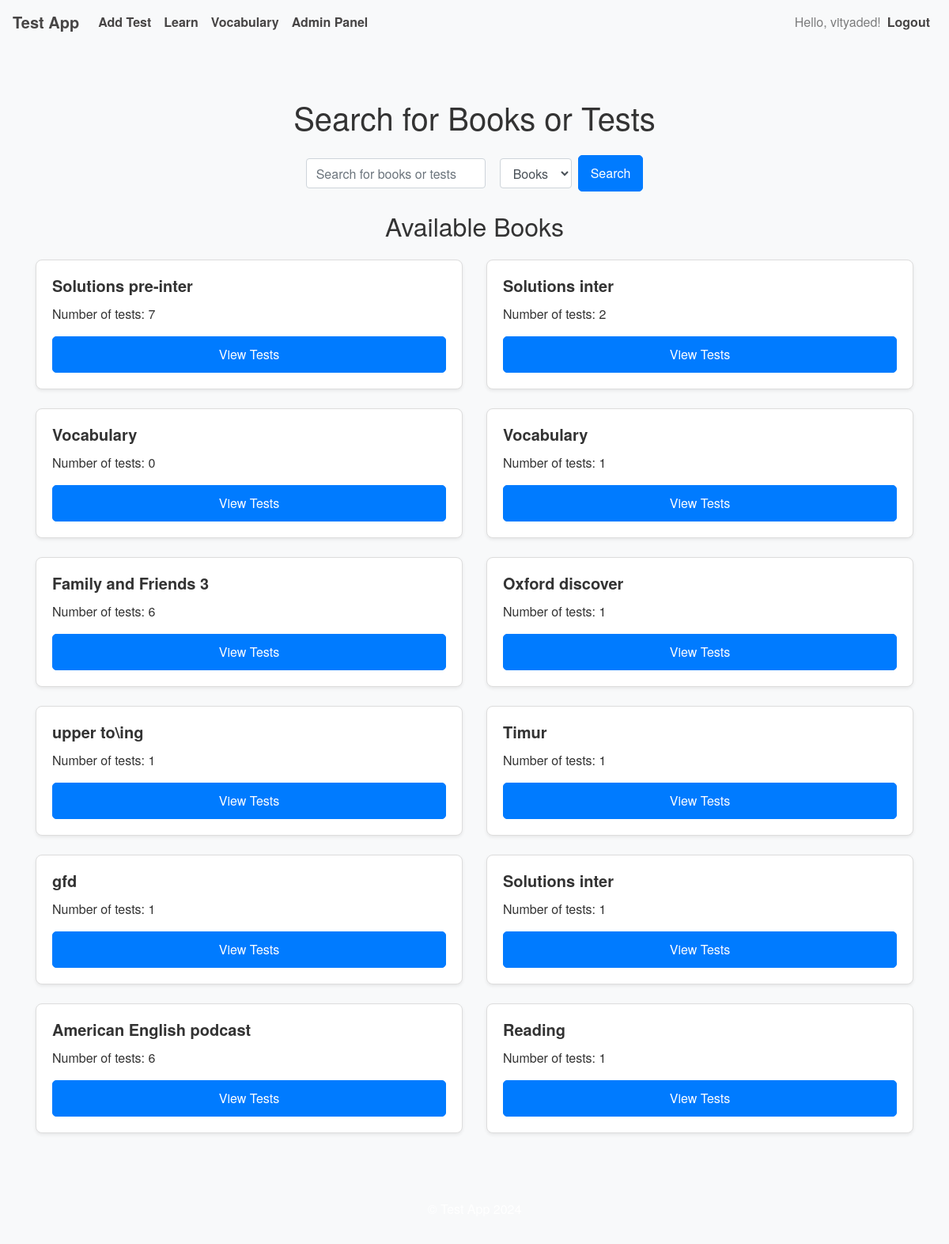
Screenshot of / (signed in) with the database file from the repository.
### app.py (models this page shows, shortened)
class User(UserMixin, db.Model):
    __tablename__ = 'user'  # Explicitly specify table name
    id = db.Column(db.Integer, primary_key=True)
    username = db.Column(db.String(150), nullable=False, unique=True)
    password = db.Column(db.String(200), nullable=False)
    is_admin = db.Column(db.Boolean, default=False)
    test_results = db.relationship('TestResult', backref='user', lazy=True)
    tests_created = db.relationship('Test', backref='creator', lazy=True)
    vocabulary = db.relationship('Vocabulary', backref='user', lazy=True)

class Book(db.Model):
    __tablename__ = 'book'  # Explicitly specify table name
    id = db.Column(db.Integer, primary_key=True)
    title = db.Column(db.String(150), nullable=False)
    tests = db.relationship('Test', backref='book', lazy=True)

### app.py (the view)
@app.route('/')
def index():
    books = Book.query.all()  # Fetch all books
    return render_template('index.html', books=books)

### app.py (called while the page is built)
@login_manager.user_loader
def load_user(user_id):
    return db.session.get(User, int(user_id))

@app.context_processor
def inject_csrf_token():
    return dict(csrf_token=generate_csrf())

### templates/index.html (shortened to what this page needs)
{% extends "base.html" %}
{% block content %}
  <h1 class="my-4 text-center">Search for Books or Tests</h1>
  <form method="GET" action="{{ url_for('search') }}" class="form-inline justify-content-center mb-4">
    <div class="form-group">
      <input type="text" name="query" id="search_query" class="form-control" placeholder="Search for books or tests" required>
    </div>
    <div class="form-group mx-2">
      <select name="search_option" id="search_option" class="form-control">
        <option value="books">Books</option>
      </select>
    </div>
    <button type="submit" class="btn btn-primary">Search</button>
  </form>
  <h2 class="my-4 text-center">Available Books</h2>
  <div class="row">
    {% for book in books %}
      <div class="col-12 col-md-6 mb-4">
        <div class="card h-100 shadow-sm">
          <div class="card-body">
            <h5 class="card-title">{{ book.title }}</h5>
            <p class="card-text">Number of tests: {{ book.tests|length }}</p>
            <a href="{{ url_for('book_tests', book_id=book.id) }}" class="btn btn-primary btn-block">View Tests</a>
          </div>
        </div>
      </div>
    {% else %}
      <p class="text-center">No books available.</p>
    {% endfor %}
  </div>
{% endblock %}

### templates/base.html (shortened to what this page needs)
<!DOCTYPE html>
<html lang="en">
<head>
  <link rel="stylesheet" href="https://stackpath.bootstrapcdn.com/bootstrap/4.5.2/css/bootstrap.min.css">
  <link rel="stylesheet" href="{{ url_for('static', filename='styles.css') }}">
</head>
<body>
  <nav class="navbar navbar-expand-lg navbar-light bg-light">
    <a class="navbar-brand" href="{{ url_for('index') }}">Test App</a>
    <div class="collapse navbar-collapse" id="navbarNav">
      <ul class="navbar-nav mr-auto">
        {% if current_user.is_authenticated %}
          <li class="nav-item">
            <a class="nav-link" href="{{ url_for('add_test') }}">Add Test</a>
          </li>
          <li class="nav-item">
            <a class="nav-link" href="{{ url_for('learn_test', test_id=1) }}">Learn</a>
          </li>
          <li class="nav-item">
            <a class="nav-link" href="{{ url_for('my_vocabulary') }}">Vocabulary</a>
          </li>
          {% if current_user.is_admin %}
            <li class="nav-item">
              <a class="nav-link" href="{{ url_for('admin_panel') }}">Admin Panel</a>
            </li>
          {% endif %}
        {% endif %}
      </ul>
      <ul class="navbar-nav ml-auto">
        {% if current_user.is_authenticated %}
          <li class="nav-item">
            <span class="navbar-text">Hello, {{ current_user.username }}!</span>
          </li>
          <li class="nav-item">
            <a class="nav-link" href="{{ url_for('logout') }}">Logout</a>
          </li>
        {% endif %}
      </ul>
    </div>
  </nav>
  <div class="container mt-4">
    {% block content %}{% endblock %}
  </div>
  <footer class="bg-light text-center py-3 mt-4">
    <p>© Test App 2024</p>
  </footer>
</body>
</html>

### static/styles.css (style rules this page uses)
body { font-family: 'Helvetica Neue', Arial, sans-serif; background-color: #f8f9fa; color: #333; }
.navbar { background-color: #007bff; }
.navbar-brand, .nav-link { color: rgb(71, 69, 69) !important; font-weight: bold; }
.container { padding-top: 20px; padding-bottom: 20px; }
.card { border: 1px solid #ddd; border-radius: 8px; transition: transform 0.2s ease-in-out; }
.card-title { font-size: 1.25rem; font-weight: bold; }
.card-text { font-size: 1rem; }
.btn { font-size: 1rem; padding: 10px 15px; border-radius: 5px; }
.btn-primary { background-color: #007bff; border-color: #007bff; }
.form-inline .form-group { margin-right: 10px; }
input.form-control, select.form-control { width: auto; display: inline-block; vertical-align: middle; }
footer { background-color: #007bff; color: white; padding: 20px 0; text-align: center; }
@media (min-width: 769px) { .card { transition: transform 0.2s ease-in-out; } }

### rows the page displays
User: username "vityaded"
Book: title "Solutions pre-inter", tests|length "7"
Book: title "Solutions inter", tests|length "2"
Book: title "Vocabulary", tests|length "0"
Book: title "Vocabulary", tests|length "1"
Book: title "Family and Friends 3", tests|length "6"
Book: title "Oxford discover", tests|length "1"
Book: title "upper to\\ing", tests|length "1"
Book: title "Timur", tests|length "1"
Book: title "gfd", tests|length "1"
Book: title "Solutions inter", tests|length "1"
Book: title "American English podcast", tests|length "6"
Book: title "Reading", tests|length "1"
